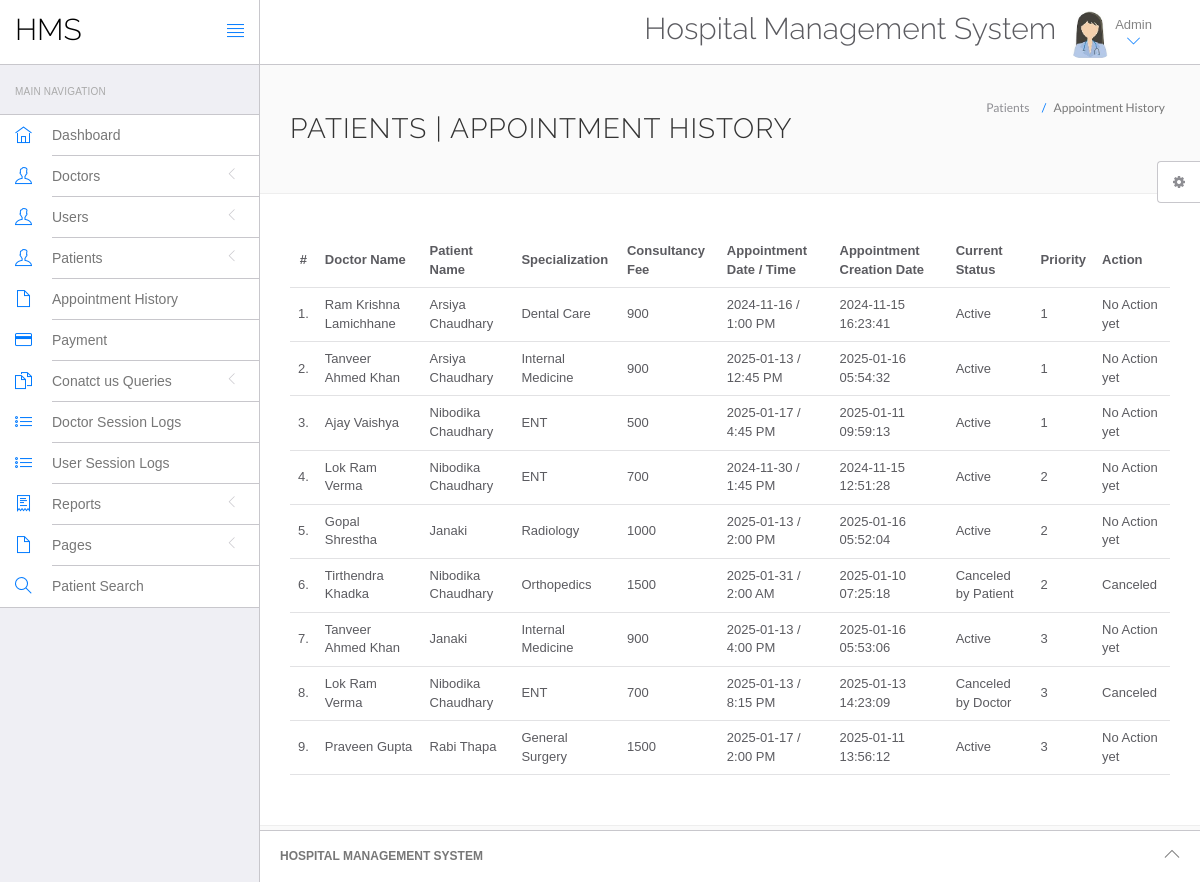
The page /hospital/hms/admin/appointment-history.php (signed in) on the database its author committed.
### tables this page shows
CREATE TABLE `appointment` (
  `id` int(11) NOT NULL,
  `doctorSpecialization` varchar(255) DEFAULT NULL,
  `doctorId` int(11) DEFAULT NULL,
  `userId` int(11) DEFAULT NULL,
  `consultancyFees` int(11) DEFAULT NULL,
  `appointmentDate` varchar(255) DEFAULT NULL,
  `appointmentTime` varchar(255) DEFAULT NULL,
  `postingDate` timestamp NULL DEFAULT current_timestamp(),
  `userStatus` int(11) DEFAULT NULL,
  `doctorStatus` int(11) DEFAULT NULL,
  `updationDate` timestamp NULL DEFAULT NULL ON UPDATE current_timestamp(),
  `priority` int(11) DEFAULT 3,
  `disease` text DEFAULT NULL,
  `prescription` text DEFAULT NULL
);

CREATE TABLE `doctors` (
  `id` int(11) NOT NULL,
  `specilization` varchar(255) DEFAULT NULL,
  `doctorName` varchar(255) DEFAULT NULL,
  `address` longtext DEFAULT NULL,
  `docFees` varchar(255) DEFAULT NULL,
  `contactno` bigint(11) DEFAULT NULL,
  `docEmail` varchar(255) DEFAULT NULL,
  `password` varchar(255) DEFAULT NULL,
  `creationDate` timestamp NULL DEFAULT current_timestamp(),
  `updationDate` timestamp NULL DEFAULT NULL ON UPDATE current_timestamp()
);

CREATE TABLE `users` (
  `id` int(11) NOT NULL,
  `fullName` varchar(255) DEFAULT NULL,
  `address` longtext DEFAULT NULL,
  `city` varchar(255) DEFAULT NULL,
  `gender` varchar(255) DEFAULT NULL,
  `email` varchar(255) DEFAULT NULL,
  `password` varchar(255) DEFAULT NULL,
  `regDate` timestamp NULL DEFAULT current_timestamp(),
  `updationDate` timestamp NULL DEFAULT NULL ON UPDATE current_timestamp()
);

### hospital/hms/admin/appointment-history.php (the view, shortened to what this page needs)
<?php
include('include/config.php');
if(strlen($_SESSION['id']) == 0) {
    header('location:logout.php');
} else {
?>
<!DOCTYPE html>
<html lang="en">
<head>
    <link rel="stylesheet" href="vendor/bootstrap/css/bootstrap.min.css">
    <link rel="stylesheet" href="vendor/fontawesome/css/font-awesome.min.css">
    <link rel="stylesheet" href="vendor/themify-icons/themify-icons.min.css">
    <link href="vendor/animate.css/animate.min.css" rel="stylesheet" media="screen">
    <link href="vendor/perfect-scrollbar/perfect-scrollbar.min.css" rel="stylesheet" media="screen">
    <link href="vendor/switchery/switchery.min.css" rel="stylesheet" media="screen">
    <link href="vendor/bootstrap-touchspin/jquery.bootstrap-touchspin.min.css" rel="stylesheet" media="screen">
    <link href="vendor/select2/select2.min.css" rel="stylesheet" media="screen">
    <link href="vendor/bootstrap-datepicker/bootstrap-datepicker3.standalone.min.css" rel="stylesheet" media="screen">
    <link href="vendor/bootstrap-timepicker/bootstrap-timepicker.min.css" rel="stylesheet" media="screen">
    <link rel="stylesheet" href="assets/css/styles.css">
    <link rel="stylesheet" href="assets/css/plugins.css">
    <link rel="stylesheet" href="assets/css/themes/theme-1.css" id="skin_color" />
</head>
<body>
    <div id="app">
        <?php include('include/sidebar.php'); ?>
        <div class="app-content">
            <?php include('include/header.php'); ?>
            <div class="main-content">
                <div class="wrap-content container" id="container">
                    <section id="page-title">
                        <div class="row">
                            <div class="col-sm-8">
                                <h1 class="mainTitle">Patients | Appointment History</h1>
                            </div>
                            <ol class="breadcrumb">
                                <li><span>Patients</span></li>
                                <li class="active"><span>Appointment History</span></li>
                            </ol>
                        </div>
                    </section>
                    <div class="container-fluid container-fullw bg-white">
                        <div class="row">
                            <div class="col-md-12">
                                <table class="table table-hover" id="sample-table-1">
                                    <thead>
                                        <tr>
                                            <th class="center">#</th>
                                            <th class="hidden-xs">Doctor Name</th>
                                            <th>Patient Name</th>
                                            <th>Specialization</th>
                                            <th>Consultancy Fee</th>
                                            <th>Appointment Date / Time</th>
                                            <th>Appointment Creation Date</th>
                                            <th>Current Status</th>
                                            <th>Priority</th>
                                            <th>Action</th>
                                        </tr>
                                    </thead>
                                    <tbody>
<?php
$sql = mysqli_query($con, "SELECT doctors.doctorName AS docname, users.fullName AS pname, appointment.* FROM appointment
JOIN doctors ON doctors.id = appointment.doctorId
JOIN users ON users.id = appointment.userId
ORDER BY priority ASC, appointmentDate ASC, appointmentTime ASC");
$cnt = 1;
while($row = mysqli_fetch_array($sql)) {
?>
                                        <tr>
                                            <td class="center"><?php echo $cnt; ?>.</td>
                                            <td class="hidden-xs"><?php echo $row['docname']; ?></td>
                                            <td class="hidden-xs"><?php echo $row['pname']; ?></td>
                                            <td><?php echo $row['doctorSpecialization']; ?></td>
                                            <td><?php echo $row['consultancyFees']; ?></td>
                                            <td><?php echo $row['appointmentDate']; ?> / <?php echo $row['appointmentTime']; ?></td>
                                            <td><?php echo $row['postingDate']; ?></td>
                                            <td>
<?php
if(($row['userStatus'] == 1) && ($row['doctorStatus'] == 1)) {
    echo "Active";
} elseif(($row['userStatus'] == 0) && ($row['doctorStatus'] == 1)) {
    echo "Canceled by Patient";
} elseif(($row['userStatus'] == 1) && ($row['doctorStatus'] == 0)) {
    echo "Canceled by Doctor";
}
?>
                                            </td>
                                            <td><?php echo $row['priority']; ?></td>
                                            <td>
                                                <div class="visible-md visible-lg hidden-sm hidden-xs">
<?php
if(($row['userStatus'] == 1) && ($row['doctorStatus'] == 1)) {
    echo "No Action yet";
} else {
    echo "Canceled";
}
?>
                                                </div>
                                            </td>
                                        </tr>
<?php
    $cnt++;
}
?>
                                    </tbody>
                                </table>
                            </div>
                        </div>
                    </div>
                </div>
            </div>
        </div>
        <?php include('include/footer.php'); ?>
        <?php include('include/setting.php'); ?>
    </div>
</body>
</html>
<?php } ?>

### hospital/hms/admin/assets/css/themes/theme-1.css (style rules this page uses)
body { background: #FAFAFA; }

### rows shown on the page
appointment: doctorId.doctorName "Ram Krishna Lamichhane", userId.fullName "Arsiya Chaudhary", doctorSpecialization "Dental Care", consultancyFees "900", appointmentDate "2024-11-16", appointmentTime "1:00 PM", postingDate "2024-11-15 16:23:41", userStatus "Active", priority "1"
appointment: doctorId.doctorName "Tanveer Ahmed Khan", userId.fullName "Arsiya Chaudhary", doctorSpecialization "Internal Medicine", consultancyFees "900", appointmentDate "2025-01-13", appointmentTime "12:45 PM", postingDate "2025-01-16 05:54:32", userStatus "Active", priority "1"
appointment: doctorId.doctorName "Ajay Vaishya", userId.fullName "Nibodika Chaudhary", doctorSpecialization "ENT", consultancyFees "500", appointmentDate "2025-01-17", appointmentTime "4:45 PM", postingDate "2025-01-11 09:59:13", userStatus "Active", priority "1"
appointment: doctorId.doctorName "Lok Ram Verma", userId.fullName "Nibodika Chaudhary", doctorSpecialization "ENT", consultancyFees "700", appointmentDate "2024-11-30", appointmentTime "1:45 PM", postingDate "2024-11-15 12:51:28", userStatus "Active", priority "2"
appointment: doctorId.doctorName "Gopal Shrestha", userId.fullName "Janaki", doctorSpecialization "Radiology", consultancyFees "1000", appointmentDate "2025-01-13", appointmentTime "2:00 PM", postingDate "2025-01-16 05:52:04", userStatus "Active", priority "2"
appointment: doctorId.doctorName "Tirthendra Khadka", userId.fullName "Nibodika Chaudhary", doctorSpecialization "Orthopedics", consultancyFees "1500", appointmentDate "2025-01-31", appointmentTime "2:00 AM", postingDate "2025-01-10 07:25:18", userStatus "Canceled by Patient", priority "2"
appointment: doctorId.doctorName "Tanveer Ahmed Khan", userId.fullName "Janaki", doctorSpecialization "Internal Medicine", consultancyFees "900", appointmentDate "2025-01-13", appointmentTime "4:00 PM", postingDate "2025-01-16 05:53:06", userStatus "Active", priority "3"
appointment: doctorId.doctorName "Lok Ram Verma", userId.fullName "Nibodika Chaudhary", doctorSpecialization "ENT", consultancyFees "700", appointmentDate "2025-01-13", appointmentTime "8:15 PM", postingDate "2025-01-13 14:23:09", userStatus "Canceled by Doctor", priority "3"
appointment: doctorId.doctorName "Praveen Gupta", userId.fullName "Rabi Thapa", doctorSpecialization "General Surgery", consultancyFees "1500", appointmentDate "2025-01-17", appointmentTime "2:00 PM", postingDate "2025-01-11 13:56:12", userStatus "Active", priority "3"
